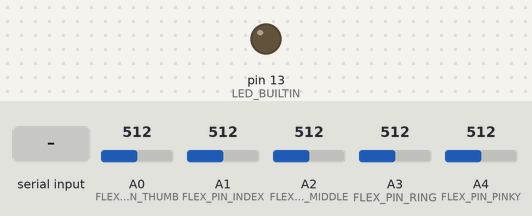
Recording of a sketch running on a simulated Arduino Nano, built with avr-gcc and run on an emulated ATmega328P. On the bench: output pins drawn as LEDs (lit = HIGH). Dashed ring = blinking. The inputs (shaded band) are chosen by the test bench; at power-on: A0 (FLEX_PIN_THUMB) = 512, A1 (FLEX_PIN_INDEX) = 512, A2 (FLEX_PIN_MIDDLE) = 512, A3 (FLEX_PIN_RING) = 512, A4 (FLEX_PIN_PINKY) = 512. What the sketch prints to the serial monitor is not drawn.

Above: at 1.2 s.
1.3 s: "c\n" received over Serial
3.0 s: "C\n" received over Serial
At 3.32 s:
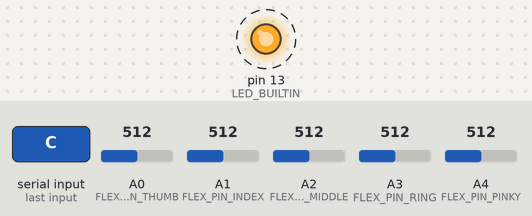
4.8 s: "r\n" received over Serial
Timing chart, 0 to 7.8 s (numbered marks = the images above; inputs shaded):
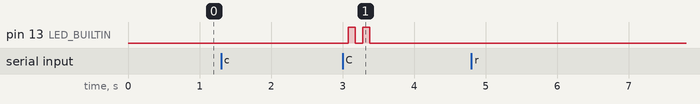

Measured:
- after the input at 1.3 s, every drawn part: stays the same
- after the input at 3.0 s, pin 13 (LED_BUILTIN): alternates HIGH for 0.10 s and LOW for 0.10 s, 4 changes in all, then stays LOW, starting after 0.08 s
- after the input at 4.8 s, every drawn part: stays the same

The sketch:

calibration.ino
```cpp
/*
 * 手语翻译手套 - 传感器校准程序
 *
 * 功能:
 * 1. 读取5个弯曲传感器的ADC原始读数
 * 2. 记录平放状态(未弯曲)和最大弯曲状态的ADC值
 * 3. 将校准结果通过串口输出，用于后续程序中的参数设置
 *
 * 使用方法:
 * 1. 上传程序到Arduino Nano 33 BLE
 * 2. 打开串口监视器(波特率115200)
 * 3. 按照提示操作，分别记录每个手指的平放和最大弯曲ADC值
 * 4. 记录输出的校准结果，用于数据收集程序
 */

// 弯曲传感器引脚定义
#define FLEX_PIN_THUMB A0
#define FLEX_PIN_INDEX A1
#define FLEX_PIN_MIDDLE A2
#define FLEX_PIN_RING A3
#define FLEX_PIN_PINKY A4

// 手指名称数组，用于输出
const char* FINGER_NAMES[] = {"拇指", "食指", "中指", "无名指", "小指"};

// 弯曲传感器引脚数组
const int FLEX_PINS[] = {FLEX_PIN_THUMB, FLEX_PIN_INDEX, FLEX_PIN_MIDDLE, FLEX_PIN_RING, FLEX_PIN_PINKY};

// 存储校准值的数组
int flexStraightValues[5]; // 平放状态(未弯曲)的ADC值
int flexBentValues[5];     // 最大弯曲状态的ADC值

// 当前校准状态
enum CalibrationState {
  READY_FOR_STRAIGHT,  // 准备记录平放状态
  READY_FOR_BENT,      // 准备记录弯曲状态
  FINISHED             // 校准完成
};

CalibrationState currentState = READY_FOR_STRAIGHT;
int currentFinger = 0; // 当前校准的手指索引

void setup() {
  // 初始化串口通信
  Serial.begin(115200);
  while (!Serial);  // 等待串口连接

  // 初始化LED
  pinMode(LED_BUILTIN, OUTPUT);

  // 输出欢迎信息
  Serial.println("==============================================");
  Serial.println("| 手语翻译手套 - 弯曲传感器校准程序       |");
  Serial.println("==============================================");
  Serial.println();
  Serial.println("本程序用于校准5个弯曲传感器的ADC读数范围。");
  Serial.println("请按照提示依次完成每个手指的校准过程。");
  Serial.println();

  // 开始校准第一个手指的平放状态
  promptForCalibration();
}

void loop() {
  // 读取所有弯曲传感器的当前ADC值并显示
  Serial.println("当前ADC读数:");
  for (int i = 0; i < 5; i++) {
    int value = analogRead(FLEX_PINS[i]);
    Serial.print(FINGER_NAMES[i]);
    Serial.print(": ");
    Serial.println(value);
  }
  Serial.println("------------------------------");

  // 检测是否有用户输入
  if (Serial.available() > 0) {
    // 读取用户输入
    String input = Serial.readStringUntil('\n');
    input.trim();

    // 判断输入
    if (input == "c" || input == "C") {
      // 捕获当前读数
      captureCurrentReading();
    } else if (input == "r" || input == "R") {
      // 重新开始校准
      resetCalibration();
    }
  }

  // 延时500毫秒再读取下一个值
  delay(500);
}

// 显示当前校准步骤的提示
void promptForCalibration() {
  if (currentFinger < 5) {
    if (currentState == READY_FOR_STRAIGHT) {
      Serial.print("请将 ");
      Serial.print(FINGER_NAMES[currentFinger]);
      Serial.println(" 保持平放(未弯曲)状态。");
      Serial.println("准备好后，输入字母'c'并按回车确认。");
    } else if (currentState == READY_FOR_BENT) {
      Serial.print("请将 ");
      Serial.print(FINGER_NAMES[currentFinger]);
      Serial.println(" 弯曲到最大角度。");
      Serial.println("准备好后，输入字母'c'并按回车确认。");
    }
  } else {
    // 所有手指校准完成
    displayCalibrationResults();
    currentState = FINISHED;
  }
}

// 捕获当前读数
void captureCurrentReading() {
  if (currentFinger < 5) {
    int value = analogRead(FLEX_PINS[currentFinger]);

    if (currentState == READY_FOR_STRAIGHT) {
      // 记录平放状态读数
      flexStraightValues[currentFinger] = value;
      Serial.print(FINGER_NAMES[currentFinger]);
      Serial.print(" 平放状态ADC值: ");
      Serial.println(value);

      // 切换到弯曲状态校准
      currentState = READY_FOR_BENT;
      promptForCalibration();
    } else if (currentState == READY_FOR_BENT) {
      // 记录弯曲状态读数
      flexBentValues[currentFinger] = value;
      Serial.print(FINGER_NAMES[currentFinger]);
      Serial.print(" 最大弯曲状态ADC值: ");
      Serial.println(value);

      // 闪烁LED指示此手指校准完成
      flashLED(2);

      // 进入下一个手指的校准
      currentFinger++;
      currentState = READY_FOR_STRAIGHT;

      Serial.println();
      promptForCalibration();
    }
  }
}

// 重置校准过程
void resetCalibration() {
  Serial.println("重新开始校准过程...");
  currentFinger = 0;
  currentState = READY_FOR_STRAIGHT;
  promptForCalibration();
}

// 显示校准结果
void displayCalibrationResults() {
  Serial.println("\n==============================================");
  Serial.println("| 校准完成! 校准结果如下:                  |");
  Serial.println("==============================================");

  Serial.println("\n在您的数据收集程序中，请使用以下校准值:");
  Serial.println("\n// 弯曲传感器校准值 - 平放状态ADC值(STRAIGHT_ADC)");
  for (int i = 0; i < 5; i++) {
    Serial.print("const int FLEX_");
    Serial.print(FINGER_NAMES[i]);
    Serial.print("_STRAIGHT_ADC = ");
    Serial.print(flexStraightValues[i]);
    Serial.println(";");
  }

  Serial.println("\n// 弯曲传感器校准值 - 最大弯曲状态ADC值(BENT_ADC)");
  for (int i = 0; i < 5; i++) {
    Serial.print("const int FLEX_");
    Serial.print(FINGER_NAMES[i]);
    Serial.print("_BENT_ADC = ");
    Serial.print(flexBentValues[i]);
    Serial.println(";");
  }

  Serial.println("\n请复制这些值到您的数据收集程序中。");
  Serial.println("若需重新校准，输入字母'r'并按回车。");

  // 三次闪烁LED指示校准完成
  flashLED(3);
}

// LED闪烁
void flashLED(int times) {
  for (int i = 0; i < times; i++) {
    digitalWrite(LED_BUILTIN, HIGH);
    delay(100);
    digitalWrite(LED_BUILTIN, LOW);
    delay(100);
  }
}
```
